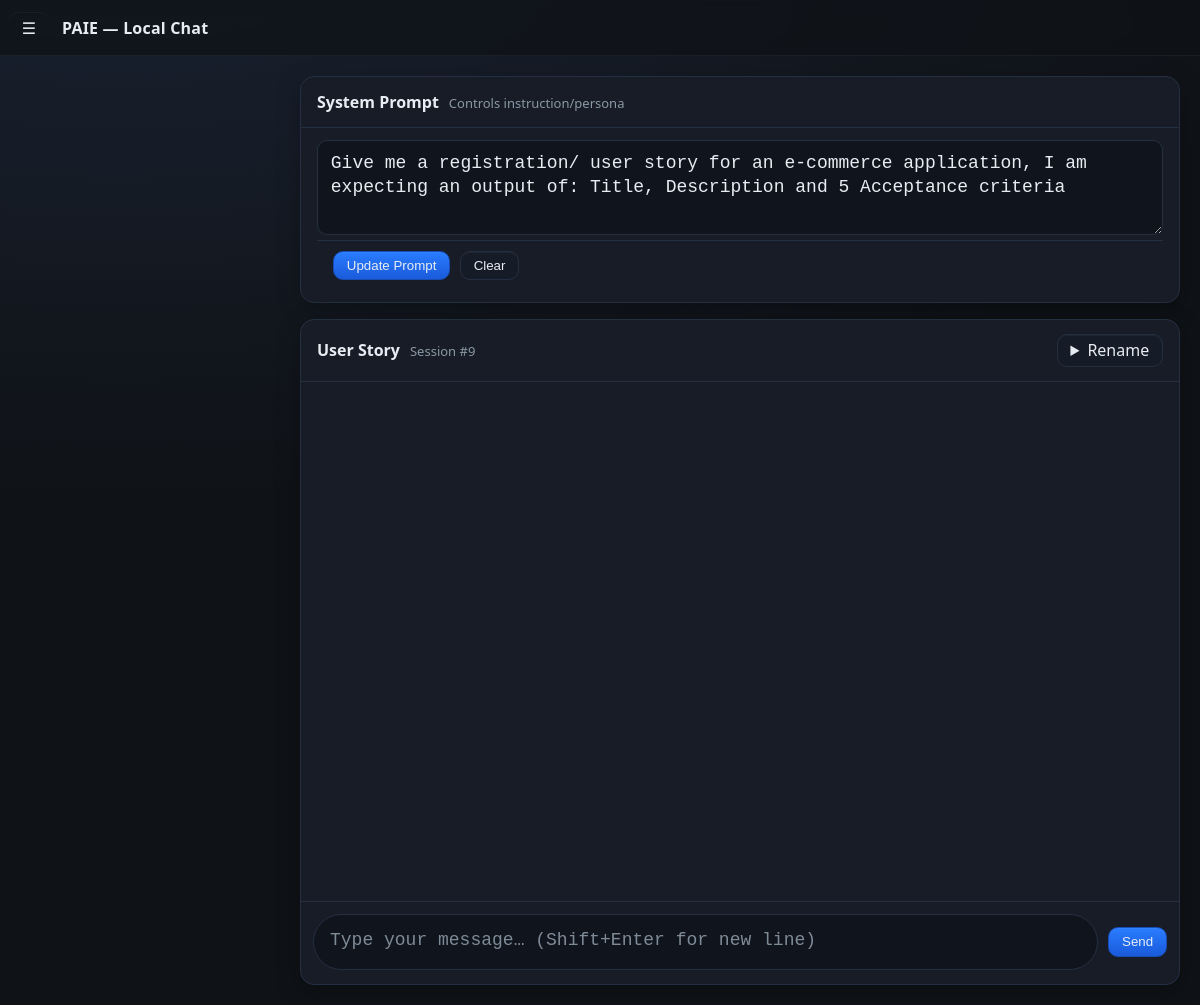
Page /?session_id=9 on the earlier database version.
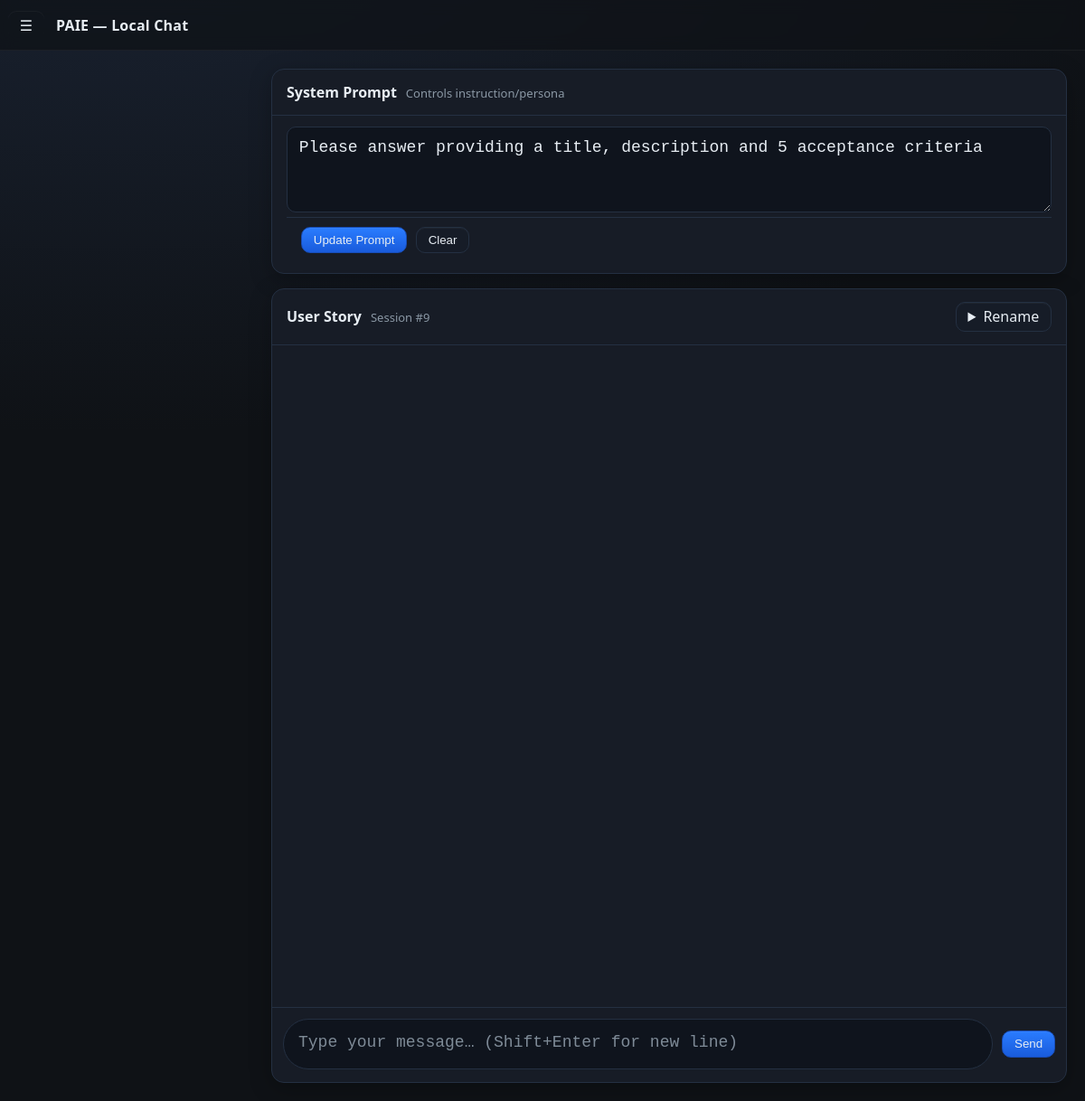
Same page on the later database version.
### tables this page shows
CREATE TABLE messages (
  id INTEGER PRIMARY KEY AUTOINCREMENT,
  session_id INTEGER NOT NULL,
  role TEXT CHECK(role IN ('user','assistant','system')) NOT NULL,
  content TEXT NOT NULL,
  reply_to_message_id INTEGER,                 -- link reply to the exact message
  turn_index INTEGER,                          -- strict ordering within a session
  created_at DATETIME DEFAULT CURRENT_TIMESTAMP,
  meta_json TEXT,                              -- extras: model, tokens, tools, etc.
  FOREIGN KEY (session_id) REFERENCES sessions(id) ON DELETE CASCADE,
  FOREIGN KEY (reply_to_message_id) REFERENCES messages(id) ON DELETE SET NULL
);

### App.py (the view)
@app.get("/", response_class=HTMLResponse)
def home(request: Request, session_id: Optional[int] = None):
    sid = session_id or ensure_session()
    sessions = list_sessions()      # show in a sidebar or dropdown if you like
    system_prompt = get_latest_system_prompt(sid)
    current = next((s for s in sessions if s["id"] == sid), None)
    current_title = current["title"] if current else f"Session {sid}"
    return templates.TemplateResponse(
        "index.html",
        {
            "request": request,
            "session_id": sid,
            "session_title": current_title,   # <-- new
            "sessions": sessions,
            "system_prompt": system_prompt or "",
        },
    )

### templates/index.html (shortened to what this page needs)
<!doctype html>
<html lang="en">
<head>
  <link rel="stylesheet" href="/static/styles.css" />
</head>
<body class="app">
  <header class="topbar">
    <label for="drawer-toggle" class="btn ghost" title="Open sessions">☰</label>
    <div class="brand">PAIE — Local Chat</div>
  </header>
  <div class="layout">
    <main class="content">
      <section class="card collapsible">
        <details {% if system_prompt %}open{% endif %}>
          <summary class="card-header as-summary">
            <div class="card-title">System Prompt</div>
            <div class="card-subtitle">Controls instruction/persona</div>
          </summary>
          <div class="card-body">
            <form hx-post="/api/system"
                  hx-swap="none"
                  hx-include="[name=session_id]">
              <textarea class="textarea lg" name="prompt" rows="3" placeholder="Set persona/instruction…">{{ system_prompt }}</textarea>
              <div class="card-footer row">
                <button class="btn primary" type="submit">Update Prompt</button>
                <button class="btn subtle" type="button"
                        hx-delete="/api/system?session_id={{ session_id }}"
                        hx-swap="none">Clear</button>
              </div>
            </form>
          </div>
        </details>
      </section>
      <section class="chat card">
        <div class="card-header">
          <div class="card-title truncate" title="{{ session_title }}">{{ session_title }}</div>
          <div class="card-subtitle">Session #{{ session_id }}</div>
          <div class="card-actions">
            <details class="rename-wrap">
              <summary class="btn subtle">Rename</summary>
            </details>
          </div>
        </div>
        <div id="chatbox"
             class="chatbox"
             hx-get="/fragment/messages?session_id={{ session_id }}"
             hx-trigger="load, every 1.5s, refresh from:body"
             hx-swap="innerHTML">
        </div>
        <form class="chat-input"
              hx-post="/api/chat"
              hx-swap="none"
              hx-include="[name=session_id]"
              hx-disabled-elt="find button, textarea"
              hx-indicator=".send-indicator"
              hx-on::after-request="this.reset(); htmx.trigger('#chatbox','refresh')">
          <textarea class="textarea rounded lg" name="text" rows="3" placeholder="Type your message… (Shift+Enter for new line)"></textarea>
          <div class="row">
            <button class="btn primary" type="submit" title="Send">Send</button>
          </div>
        </form>
      </section>
    </main>
  </div>
</body>
</html>

### static/styles.css (style rules this page uses)
:root { --bg: #0f1216; --panel: #141922; --card: #171c26; --muted: #8b98a5; --text: #e7edf3; --accent: #5aa9ff; --accent-2: #7bd389; --border: #243042; --shadow: 0 6px 24px rgba(0,0,0,.25); --radius: 14px; --radius-sm: 10px; --radius-lg: 20px; }
* { box-sizing: border-box; }
html, body { height: 100%; }
body.app { margin: 0; background: radial-gradient(1200px 600px at 10% -10%, #1a2333, transparent), var(--bg); color: var(--text); font-family: ui-sans-serif, system-ui, -apple-system, Segoe UI, Roboto, "Helvetica Neue", Arial, "Noto Sans", "Apple Color Emoji","Segoe UI Emoji"; }
.topbar { position: sticky; top: 0; z-index: 20; display: flex; align-items: center; gap: .75rem; height: 56px; padding: 0 12px 0 8px; background: rgba(15,18,22,.7); backdrop-filter: blur(8px); border-bottom: 1px solid rgba(255,255,255,.05); }
.brand { font-weight: 600; letter-spacing:.2px; }
.btn { border: 1px solid var(--border); background: #1a2130; color: var(--text); padding: .45rem .8rem; line-height: 1; border-radius: 10px; cursor: pointer; box-shadow: 0 1px 0 rgba(255,255,255,.04) inset; }
.btn.primary { background: linear-gradient(180deg, #2a7cff, #195bdb); border-color:#184db7; }
.btn.subtle { background: #161c27; }
.btn.ghost { background: transparent; border-color: transparent; }
.input, .textarea { width: 100%; color: var(--text); background: #0f141d; border: 1px solid var(--border); border-radius: var(--radius-sm); padding: .7rem .8rem; outline: none; }
.textarea.rounded { border-radius: 999px; padding:.85rem 1rem; resize: none; }
.layout { display: grid; grid-template-columns: 280px 1fr; min-height: calc(100vh - 56px); }
.content { padding: 20px; display: grid; grid-template-rows: auto 1fr; gap: 16px; }
.card { background: var(--card); border: 1px solid var(--border); border-radius: var(--radius); box-shadow: var(--shadow); display: flex; flex-direction: column; min-width: 0; }
.card-header { display: flex; align-items: baseline; gap: 10px; padding: 14px 16px; border-bottom: 1px solid var(--border); }
.card-title { font-weight: 650; }
.card-subtitle { color: var(--muted); font-size: 13px; }
.card-actions { margin-left: auto; display:flex; gap: .5rem; }
.card-body { padding: 12px 16px; }
.card-footer { padding: 10px 16px; border-top: 1px solid var(--border); }
.truncate { overflow:hidden; text-overflow: ellipsis; white-space: nowrap; }
.collapsible details { overflow:hidden; border-radius: var(--radius); }
.collapsible summary { list-style:none; cursor:pointer; }
.collapsible .as-summary { display:flex; align-items:baseline; gap:10px; }
.collapsible details[open] .as-summary { border-bottom:1px solid var(--border); }
.chat { display: grid; grid-template-rows: auto 1fr auto; min-height: 60vh; }
.chatbox { padding: 14px 16px; overflow: auto; max-height: calc(100vh - 56px - 220px); }
.chat-input { display: grid; grid-template-columns: 1fr auto; gap: 10px; padding: 12px 12px 14px 12px; border-top: 1px solid var(--border); }
.chat-input .textarea.rounded { height: 48px; }
.row { display:flex; align-items:center; gap:.6rem; }
.rename-wrap { position: relative; }
.textarea, .input { font-size: 16.5px; line-height: 1.3; }
.textarea.lg, .input.lg { font-size: 18px; }
.textarea::placeholder { color: var(--muted); opacity: .9; }
.chat-input .textarea.rounded { height: 56px; }

Differences in the rows shown:
no longer on this page (row unchanged): messages: prompt "Give me a registration/ user story for an e-commerce application, I am expecting an output of: Title, Description and 5 Acceptance criteria"
added messages: prompt "Please answer providing a title, description and 5 acceptance criteria"
